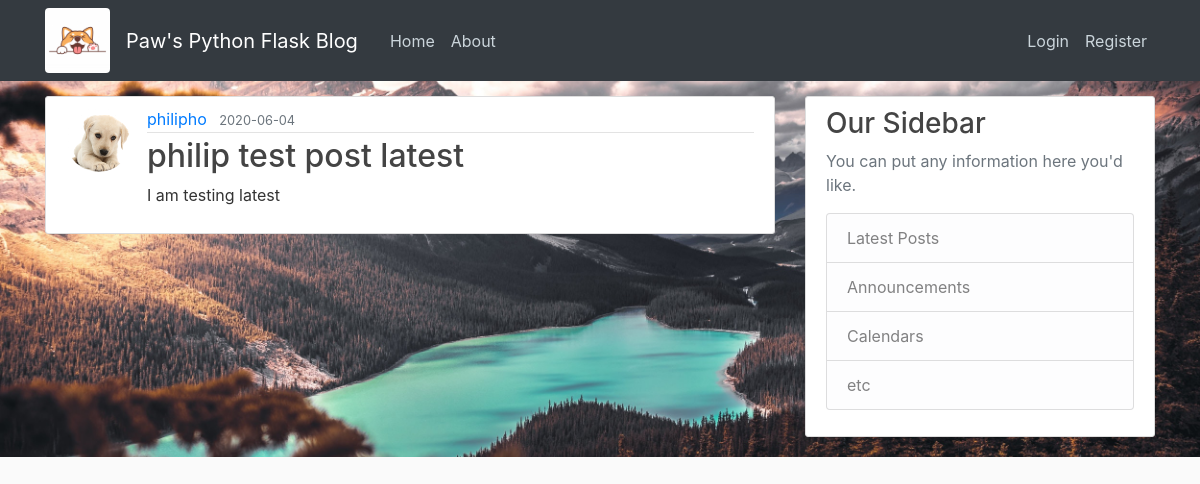
/post/1, run on the app's committed database.
### flask_web_ui/models.py (models this page shows, shortened)
class User(db.Model, UserMixin):
    id = db.Column(db.Integer, primary_key=True)
    username = db.Column(db.String(20), unique=True, nullable=False)
    email = db.Column(db.String(120), unique=True, nullable=False)
    image_file = db.Column(db.String(20), nullable=False, default='anonymous.jpg')
    password = db.Column(db.String(60), nullable=False)
    posts = db.relationship('Post', backref='author', lazy=True)

class Post(db.Model):
    id = db.Column(db.Integer, primary_key=True)
    title = db.Column(db.String(100), nullable=False)
    date_posted = db.Column(db.DateTime, nullable=False, default=datetime.utcnow)
    content = db.Column(db.Text, nullable=False)
    user_id = db.Column(db.Integer, db.ForeignKey('user.id'), nullable=False)

### flask_web_ui/posts/routes.py (the view)
@posts.route('/post/<int:post_id>')
def post(post_id):
    post = Post.query.get_or_404(post_id)
    return render_template('post.html', title=post.title, post=post)

### flask_web_ui/templates/post.html (shortened to what this page needs)
{% extends 'layout.html' %}
{% block content %}
        <article class="media content-section">
          <img class="rounded-circle article-img" src="{{ url_for('static', filename='profile_pics/' + post.author.image_file)}} ">
          <div class="media-body">
            <div class="article-metadata">
              <a class="mr-2" href="{{ url_for('users.user_posts', username=post.author.username) }}">{{ post.author.username }}</a>
              <small class="text-muted">{{ post.date_posted.strftime('%Y-%m-%d') }}</small>
            </div>
            <h2 class="article-title">{{ post.title }}</h2>
            <p class="article-content">{{ post.content }}</p>
          </div>
        </article>
{% endblock content %}

### flask_web_ui/static/main.css (style rules this page uses)
body { background: #fafafa; color: #333333; margin-top: 5rem; }
h1, h2, h3, h4, h5, h6 { color: #444444; }
.content-section { background: #ffffff; padding: 10px 20px; border: 1px solid #dddddd; border-radius: 3px; margin-bottom: 20px; }
.article-title { color: #444444; }
.article-content { white-space: pre-line; }
.article-img { height: 65px; width: 65px; margin-right: 16px; }
.article-metadata { padding-bottom: 1px; margin-bottom: 4px; border-bottom: 1px solid #e3e3e3 }

### data on the page
User: image_file (picture), author.username "philipho"
Post: date_posted "2020-06-04", title "philip test post latest", content "I am testing latest"
